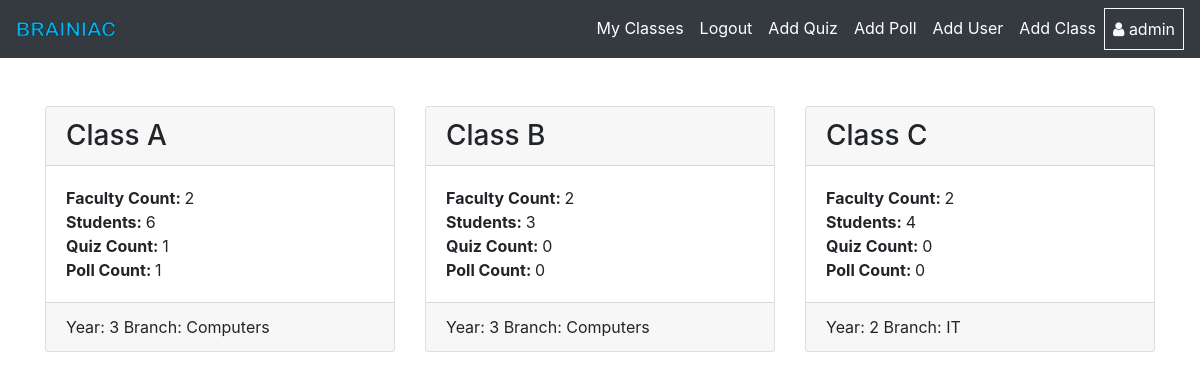
The app's page /quiz/ (signed in) with its own data.
### quiz/models.py (models this page shows, shortened)
class Class(models.Model):
    class_name = models.CharField(max_length=20)
    year = models.IntegerField(primary_key=False,null=False,blank=False)
    branch = models.CharField(max_length=50)
    user = models.ManyToManyField(User)

### quiz/views.py (the view)
# urls.py: 2. Add a URL to urlpatterns:  path('', views.home, name='home')
@login_required(login_url='/')
def home(request):
    class_list = list(Class.objects.filter(user=request.user))
    faculty_count = []
    student_count = []
    poll_count = []
    quiz_count = []
    for each in class_list:
        temp_teach = []
        temp_stud = []
        for user in each.user.all():
            if user.is_superuser :
                continue
            elif str(user.job.status) == 'teacher':
                temp_teach.append(user)
            else:
                temp_stud.append(user)
        faculty_count.append(len(temp_teach))
        student_count.append(len(temp_stud))
        temp_teach.clear()
        temp_stud.clear()
        quiz_count.append(Quiz.objects.filter(
            make_visible=True).filter(classes=each).count())
        poll_count.append(Poll.objects.filter(activate=True).filter(classes=each).count())
    class_info = zip(class_list, faculty_count, student_count, quiz_count, poll_count)
    context = {
        'class_list': class_info
    }
    return render(request, 'quiz/home.html', context)

### templates/quiz/home.html (shortened to what this page needs)
{% extends "./base.html" %}
{% block content %}
<div class="container ">
    <div class="row py-5">
        {% for class,faculty_count,student_count,quiz_count,poll_count in class_list %}
        <div class="col-md-4">
            <div class="card mb-5">
                <h3 class="card-header">{{class.class_name}}</h3>
                <div class="card-body">
                    <div>
                        <strong>Faculty Count: </strong>{{faculty_count}}
                    </div>
                    <div>
                        <strong>Students: </strong>{{student_count}}
                    </div>
                    <div>
                        <strong>Quiz Count: </strong>{{quiz_count}}
                    </div>
                    <div>
                        <strong>Poll Count: </strong>{{poll_count}}
                    </div>
                </div>
                <div class="card-footer">
                    Year: {{class.year}}
                    Branch: {{class.branch}}
                </div>
            </div>
        </div>
        {% endfor %}
    </div>
</div>
{% endblock %}

### templates/quiz/base.html (shortened to what this page needs)
{% load static %}
<!DOCTYPE html>
<html lang="en">
<head>
  <link rel="stylesheet" href="https://stackpath.bootstrapcdn.com/bootstrap/4.5.0/css/bootstrap.min.css"
 />
  <link rel="stylesheet" href="https://stackpath.bootstrapcdn.com/font-awesome/4.7.0/css/font-awesome.min.css">
  <link
      rel="stylesheet"
      type="text/css"
      href="{% static 'accounts/style.css' %}"
    />
</head>
<body>
  <nav class="navbar navbar-expand-lg navbar-dark bg-dark">
    <a class="navbar-brand" href="{% url 'quiz:home' %}">
        <img src="{% static 'quiz/Braniac3.png' %}" alt="logo">
    </a>
    <div class="collapse navbar-collapse" id="navbarSupportedContent">
      <ul class="navbar-nav ml-auto">
        <li class="nav-item active">
          <a class="nav-link" href="{% if user.is_authenticated %} {% url 'quiz:home' %} {% else %} # {% endif %}">
            <span class="nav_link">
              My Classes
            </span>
          </a>
        </li>
        <li class="nav-item active">
          <a class="nav-link" href="{% if user.is_authenticated %} {% url 'quiz:logout' %} {% else %} # {% endif %}">
            <span class="nav_link">
              {% if user.is_authenticated %} Logout {% else %} Login {% endif %}
            </span>
          </a>
        </li>
        {% if request.user.job.status == 'teacher' %}
          <li class="nav-item active">
            <a class="nav-link" href="{% url 'quiz:addQuiz' %}">
              <span class="nav_link">
                Add Quiz
              </span>
            </a>
          </li>
          <li class="nav-item active">
            <a class="nav-link" href="{% url 'quiz:createPoll' %}">
              <span class="nav_link">
                Add Poll
              </span>
            </a>
          </li>
        {% endif %}
        {% if request.user.is_superuser  %}
          <li class="nav-item active">
            <a class="nav-link" href="{% url 'accounts:userRegister' %}">
              <span class="nav_link">
                Add User
              </span>
            </a>
          </li>
          <li class="nav-item active">
            <a class="nav-link" href="{% url 'accounts:add_classes' %}">
              <span class="nav_link">
                Add Class
              </span>
            </a>
          </li>
        {% endif %}
        <li class="nav-item active border border-light">
            <a class="nav-link" href="#">
              <i class="fa fa-user text-light"></i>
              <span class="nav_link">
                {% if user.is_authenticated %} {{request.user.username}} {% endif %}
              </span>
            </a>
        </li
      </ul>
    </div>
  </nav>
  {% block content %} {% endblock content %}
</body>
</html>

### static/accounts/style.css (style rules this page uses)
.navbar-brand img { display: block; width: 100px; }
body { padding: 0px; margin: 0px; border: 0px; height: 100vh; }

### records on screen
Class: class_name "Class A", faculty_count "2", student_count "6", id "1", year "3", branch "Computers"
Class: class_name "Class B", id "2", year "3", quiz_count "0", poll_count "0", branch "Computers"
Class: class_name "Class C", year "2", student_count "4", quiz_count "0", poll_count "0", branch "IT"

### other values on screen
{{ request.user.username }} "admin"
